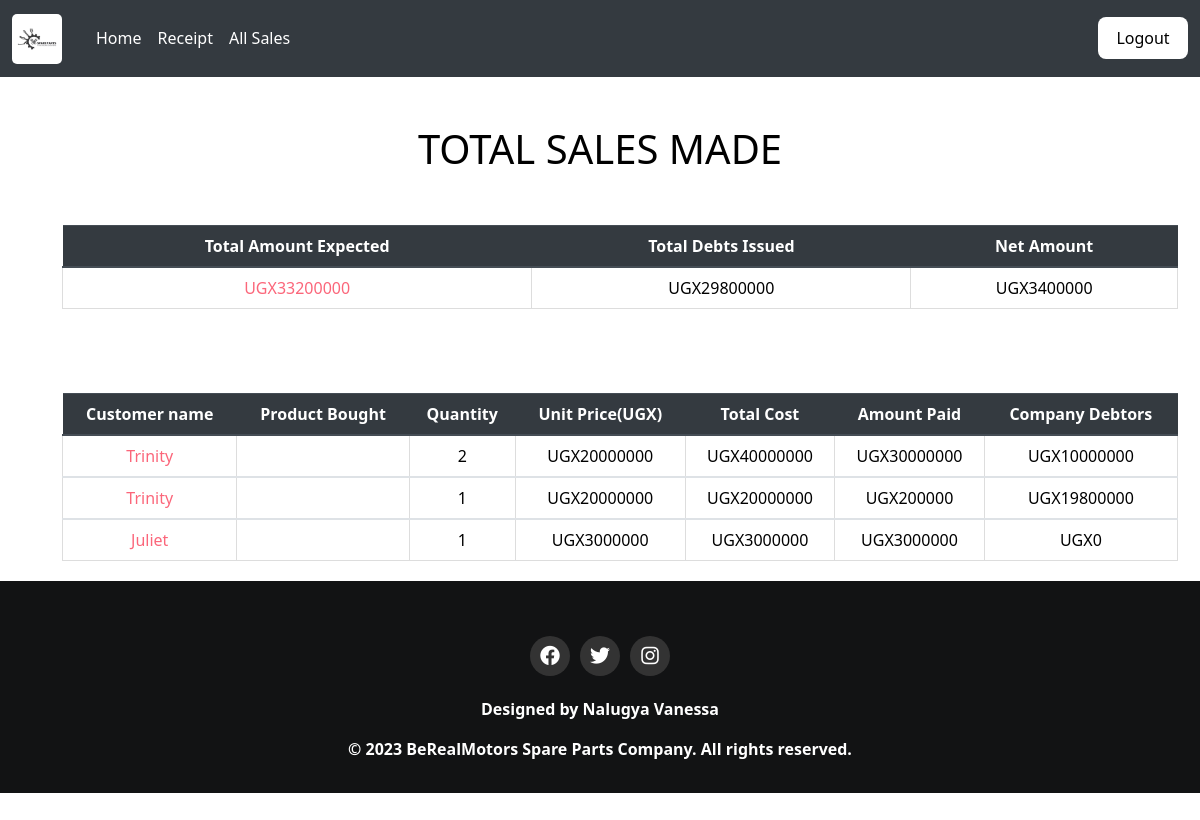
/all_sales/ (signed in), run on an earlier commit of the app's database.
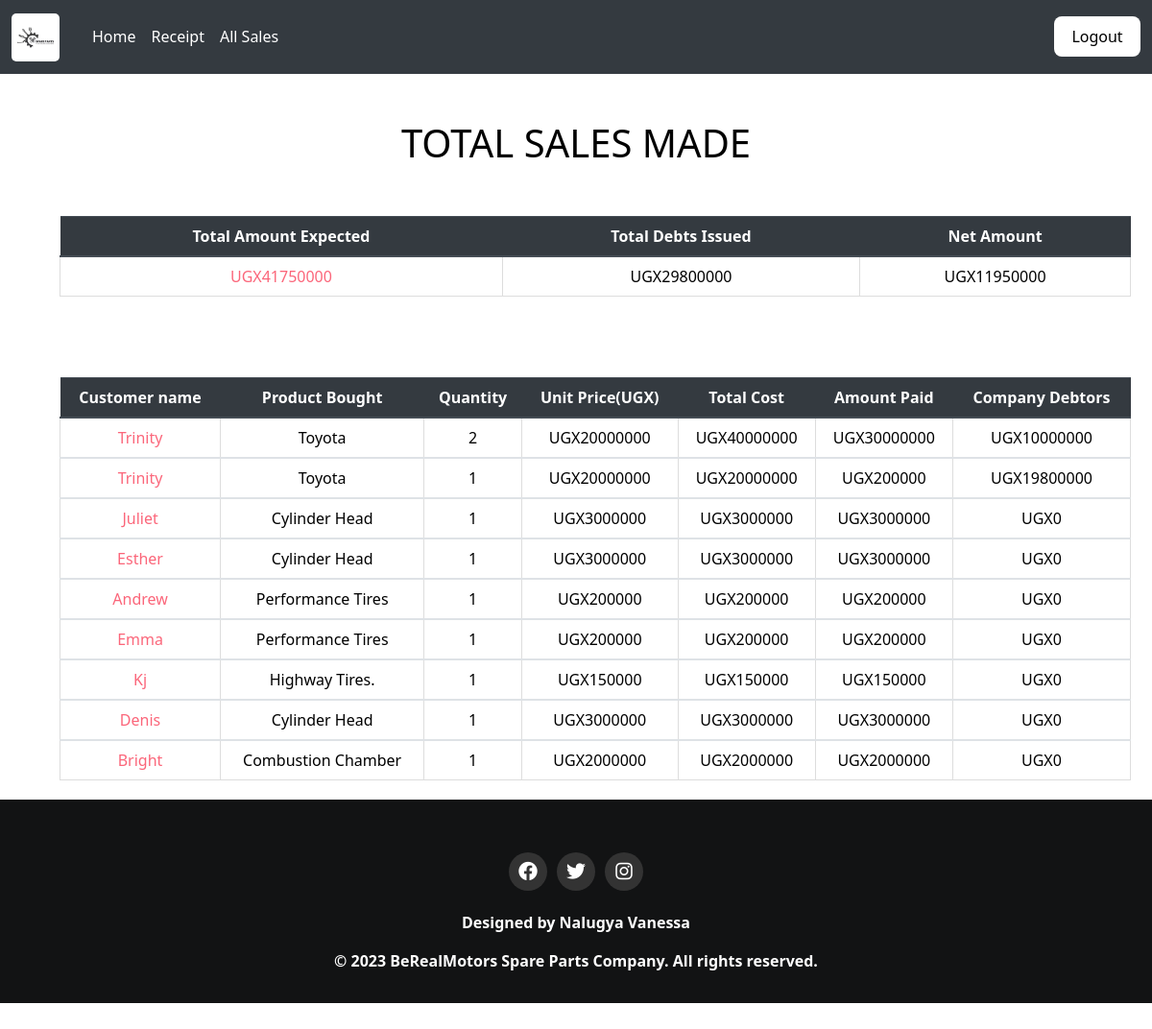
And on a later commit of the database.
### berealapp/models.py (models this page shows, shortened)
class Sale(models.Model):
    item = models.ForeignKey(Product,on_delete=models.CASCADE,null=False,blank=False)
    date_of_sale = models.DateField(default=timezone.now)
    contact=models.CharField(max_length=50,null=False, blank=False)
    branch_name=models.CharField(max_length=50,null=False,blank=False)
    quantity=models.IntegerField(default=0,null=False, blank=False)
    amount_received = models.IntegerField(default=0,null=False, blank=False)
    issued_to=models.CharField(max_length=100,null=False, blank=False)#buyer
    part_name=models.CharField(max_length=50,null=False, blank=True)
    unit_price=models.IntegerField(default=0,null=False, blank=False)#for installments.
    def get_total(self):
        total=self.quantity*self.item.unit_price
        return int(total)
    def get_change(self):
        change=self.get_total() - self.amount_received
        return abs(int(change))

class Product(models.Model):
    Category_name=models.ForeignKey(Category, on_delete=models.CASCADE,null=False,blank=False)
    product_name=models.CharField(max_length=50,null=False,blank=False)
    date_of_arrival = models.DateField(default=timezone.now)
    country_of_origin=models.CharField(max_length=50,null=False,blank=False)
    total_quantity=models.IntegerField(default=0,null=False,blank=False,validators=[MinValueValidator(1)])
    issued_quantity=models.IntegerField(default=0,null=False,blank=False)
    received_quantity=models.IntegerField(default=0,null=False,blank=False)
    unit_price=models.IntegerField(default=0,null=False,blank=False)
    def __str__(self):
        return self.product_name

### berealapp/views.py (the view)
# urls.py: path('all_sales/',views.all_sales,name='all_sales'),
@login_required
def all_sales(request):
    sales=Sale.objects.all()
    total=sum([items.amount_received for items in sales])
    change=sum([items.get_change() for items in sales])
    net=total-change
    return render(request, 'project/all_sales.html',{'sales':sales, 'total':total, 'change':change, 'net':net})

### templates/project/all_sales.html
{% extends 'project/base.html'%} {% block content%}
<br></br>
<div class = "container">
<h1 class = "text-center" style="color: black;">TOTAL SALES MADE</h1><br>
  <table class="table">
    <thead class="thead-dark">
      <tr>
        <th scope="col">Total Amount Expected</th>
        <th scope="col">Total Debts Issued</th>
        <th scope="col">Net Amount</th>
      </tr>
    </thead>
    <tbody>
      <tr>
        <td>UGX{{total}}</td>
        <td>UGX{{change}}</td>
        <td>UGX{{net}}</td>
      </tr>
    </tbody>
  </table>
</div>
<br></br>
<div class = "container">
  <table class="table">
    <thead class="thead-dark">
      <tr>
        <th scope="col" >Customer name</th>
        <th scope="col">Product Bought</th>
        <th scope="col">Quantity</th>
        <th scope="col">Unit Price(UGX)</th>
        <th scope="col">Total Cost</th>
        <th scope="col">Amount Paid</th>
        <th scope="col">Company Debtors</th>
      </tr>
    </thead>
    {% for sale in sales %}
    <tbody>
      <tr>
        <td style="color:#FB667A;">{{sale.issued_to | title}}</td>
        <td>{{sale.item | title}}</td>
        <td>{{sale.quantity}}</td>
        <td>UGX{{sale.unit_price}}</td>
        <td>UGX{{sale.get_total}}</td>
        <td>UGX{{sale.amount_received}}</td>
        <td>UGX{{sale.get_change}}</td>
      </tr>
    </tbody>
    {% endfor %}
  </table>
</div>
{% endblock%}

### templates/project/base.html (shortened to what this page needs)
{% load static%}
<!DOCTYPE html>
<html lang="en">
<head>
  <link rel="stylesheet" href="https://stackpath.bootstrapcdn.com/bootstrap/4.5.2/css/bootstrap.min.css"
>
  <link rel="stylesheet" href="{% static 'css/main.css' %}">
  <link rel="stylesheet" href="https://cdnjs.cloudflare.com/ajax/libs/font-awesome/6.0.0-beta3/css/all.min.css">
  {% load bootstrap5 %}
  {% bootstrap_css %}
</head>
<body>
  <nav class="navbar navbar-expand-lg" data-bs-theme="dark">
    <div class="container-fluid">
        <a class="navbar-brand" href="#"><img src="{% static 'images/spareparts.avif' %}" alt="logo" width="80" class="logo-img"/></a>
        <div class="collapse navbar-collapse" id="navbarColor01">
            <ul class="navbar-nav me-auto">
                {% if user.is_authenticated %}
                    <li class="nav-item">
                        <a class="nav-link" href="{% url 'home' %}" id="t">home</a>
                    </li>
                    <li class="nav-item">
                        <a class="nav-link" href="{% url 'receipt' %}" id="tt">receipt</a>
                    </li>
                    <li class="nav-item">
                        <a class="nav-link" href="{% url 'all_sales' %}" id="ttt">all sales</a>
                    </li>
                {% endif %}
            </ul>
            <ul class="navbar-nav ml-auto">
                <li class="nav-item order-lg-2">
                    <button class="demi">
                        <a class="nav-link" href="{% url 'logout' %}" style="color: black;">logout</a>
                    </button>
                </li>
            </ul>
        </div>
    </div>
</nav>
  {% block content %}
  {% endblock %}
  <strong>
    <div class="footer">
      <div class="social-icons">
        <a href="https://www.facebook.com/your-page" target="_blank"><i class="fab fa-facebook"></i></a>
        <a href="https://twitter.com/your-handle" target="_blank"><i class="fab fa-twitter"></i></a>
        <a href="https://www.instagram.com/your-account/" target="_blank"><i class="fab fa-instagram"></i></a>
      </div>
      <footer class=" mb-5 p-3 text-center" style="color:white; ">
        <p>Designed by Nalugya Vanessa</p>
        <p>&copy; 2023 BeRealMotors Spare Parts Company. All rights reserved.</p>
      </footer>
    </div>
  </strong>
</body>
</html>

### berealapp/static/css/main.css (style rules this page uses)
html, body { position: relative; overflow-x: hidden; width: 100% !important; height: 100vh; display: table; position: relative; background-position: center; background-attachment: scroll; -o-background-size: cover; -moz-background-size: cover; -webkit-background-size: cover; background-size: cover; background-repeat: no-repeat; color: black; }
body { font-family: 'raleway'; color: black; }
tbody { color: black; }
.navbar { background-color: #343a40; color: white; }
.nav-link { font-size: larger; }
.nav-link { color: white; text-transform: capitalize; }
.navbar-brand { font-size: 30px !important; }
.logo-img { width: 50px; border-radius: 10%; }
.social-icons { display: flex; justify-content: center; align-items: center; }
.social-icons a { display: inline-block; width: 40px; height: 40px; background-color: #333; color: #fff; border-radius: 50%; font-size: 20px; margin: 5px; text-align: center; line-height: 40px; transition: background-color 0.3s ease; }
.footer { padding-top:50px; background-color: #121314; color: white; margin-top: 20px; }
.demi { background-color: white; width: 90px; color: black; border-radius: 8px; border: 0px; outline: 1px; }
.container tr:nth-child(odd) { background-color: #f5fdff; }
.container th { background-color: #f5fdff; }
.container td:first-child { color: #FB667A; }
.logo-img { margin-right: 10px; }
.table { width: 100%; border-collapse: collapse; margin: 20px; }
.table th { background-color: #343a40; color: white; padding: 10px; text-align: left; }
.table td { padding: 10px; border: 1px solid #ddd; }
.table th, .table td { text-align: center; }
#t { color:white; }
#tt { color:white; }
#ttt { color:white; }

What changed in the data, as far as the page shows it:
changed through a linked row, Sale (number 1 of 9 on the later page): item (not shown) → "Toyota"
changed through a linked row, Sale (number 2 of 9 on the later page): item (not shown) → "Toyota"
changed through a linked row, Sale "Juliet": item (not shown) → "Cylinder Head"
added Sale: issued_to "Esther", item "Cylinder Head", quantity "1", unit_price "3000000", get_total "3000000", amount_received "3000000", get_change "0"
added Sale: issued_to "Andrew", item "Performance Tires", quantity "1", unit_price "200000", get_total "200000", amount_received "200000", get_change "0"
added Sale: issued_to "Emma", item "Performance Tires", quantity "1", unit_price "200000", get_total "200000", amount_received "200000", get_change "0"
added Sale: issued_to "Kj", item "Highway Tires.", quantity "1", unit_price "150000", get_total "150000", amount_received "150000", get_change "0"
added Sale: issued_to "Denis", item "Cylinder Head", quantity "1", unit_price "3000000", get_total "3000000", amount_received "3000000", get_change "0"
added Sale: issued_to "Bright", item "Combustion Chamber", quantity "1", unit_price "2000000", get_total "2000000", amount_received "2000000", get_change "0"
Also different on the page:
{{ total }}: "33200000" → "41750000"
{{ net }}: "3400000" → "11950000"
